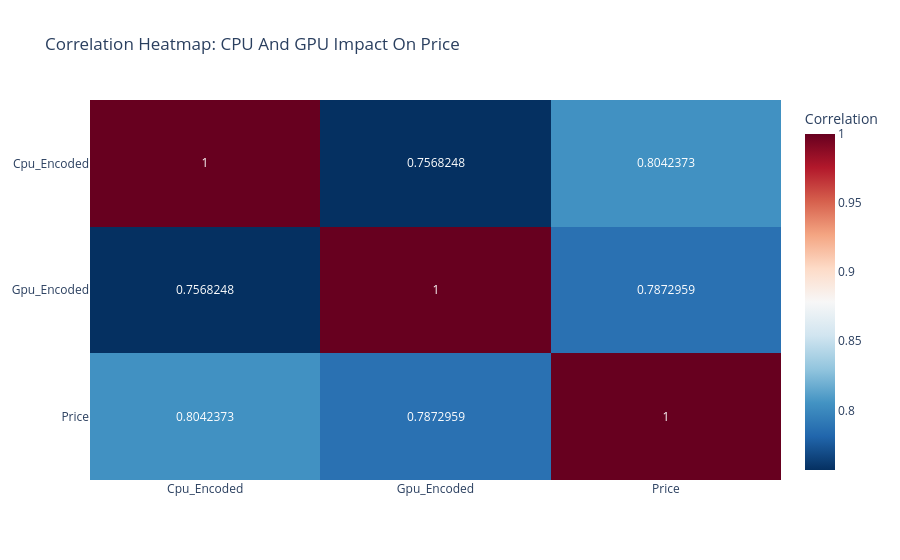

The cell this chart's notebook holds for it:
### Markdown cell above
Below are the following operations:

1- **Data Engineering***

2- **Preprocessing (encoding + scaling)**

3-  **PCA (applied + interpreted)**

4- **Visualizing Insights**

### Code cell
heatmap_df = pd.DataFrame()

heatmap_df['Cpu_Encoded'] = pc_price['Cpu'].map(pc_price.groupby('Cpu')['Price'].mean())
heatmap_df['Gpu_Encoded'] = pc_price['Gpu'].map(pc_price.groupby('Gpu')['Price'].mean())
heatmap_df['Price'] = pc_price['Price']

corr_matrix = heatmap_df.corr()

fig = px.imshow(
    corr_matrix,
    text_auto=True, 
    aspect="auto",
    color_continuous_scale='RdBu_r',
    title="Correlation Heatmap: CPU And GPU Impact On Price",
    labels=dict(color="Correlation")
)

fig.show()

### Figure 1 — Plotly figure (JSON) as saved in the notebook; plotly's stock layout.template omitted (floating-point values rounded to 4 significant figures)
{"data": [{"coloraxis": "coloraxis", "hovertemplate": "x: %{x}<br>y: %{y}<br>Correlation: %{z}<extra></extra>", "name": "0", "texttemplate": "%{z}", "type": "heatmap", "x": ["Cpu_Encoded", "Gpu_Encoded", "Price"], "xaxis": "x", "y": ["Cpu_Encoded", "Gpu_Encoded", "Price"], "yaxis": "y", "z": [[1.0, 0.7568, 0.8042], [0.7568, 1.0, 0.7873], [0.8042, 0.7873, 1.0]]}], "layout": {"coloraxis": {"autocolorscale": false, "colorbar": {"title": {"text": "Correlation"}}, "colorscale": [[0, "rgb(5,48,97)"], [0.1, "rgb(33,102,172)"], [0.2, "rgb(67,147,195)"], [0.3, "rgb(146,197,222)"], [0.4, "rgb(209,229,240)"], [0.5, "rgb(247,247,247)"], [0.6, "rgb(253,219,199)"], [0.7, "rgb(244,165,130)"], [0.8, "rgb(214,96,77)"], [0.9, "rgb(178,24,43)"], [1, "rgb(103,0,31)"]]}, "title": {"text": "Correlation Heatmap: CPU And GPU Impact On Price"}, "xaxis": {"anchor": "y", "domain": [0, 1]}, "yaxis": {"anchor": "x", "autorange": "reversed", "domain": [0, 1]}}}
